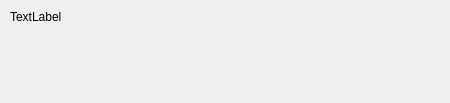
<?xml version="1.0" encoding="UTF-8"?>
<ui version="4.0">
 <class>notificationdialog</class>
 <widget class="QDialog" name="notificationdialog">
  <property name="geometry">
   <rect>
    <x>0</x>
    <y>0</y>
    <width>450</width>
    <height>103</height>
   </rect>
  </property>
  <property name="sizePolicy">
   <sizepolicy hsizetype="Fixed" vsizetype="Fixed">
    <horstretch>0</horstretch>
    <verstretch>0</verstretch>
   </sizepolicy>
  </property>
  <property name="minimumSize">
   <size>
    <width>450</width>
    <height>103</height>
   </size>
  </property>
  <property name="maximumSize">
   <size>
    <width>450</width>
    <height>103</height>
   </size>
  </property>
  <property name="windowTitle">
   <string>notificationdialog</string>
  </property>
  <widget class="QLabel" name="label">
   <property name="geometry">
    <rect>
     <x>10</x>
     <y>10</y>
     <width>421</width>
     <height>81</height>
    </rect>
   </property>
   <property name="text">
    <string>TextLabel</string>
   </property>
   <property name="alignment">
    <set>Qt::AlignLeading|Qt::AlignLeft|Qt::AlignTop</set>
   </property>
  </widget>
 </widget>
 <layoutdefault spacing="6" margin="11"/>
 <resources/>
 <connections/>
</ui>
